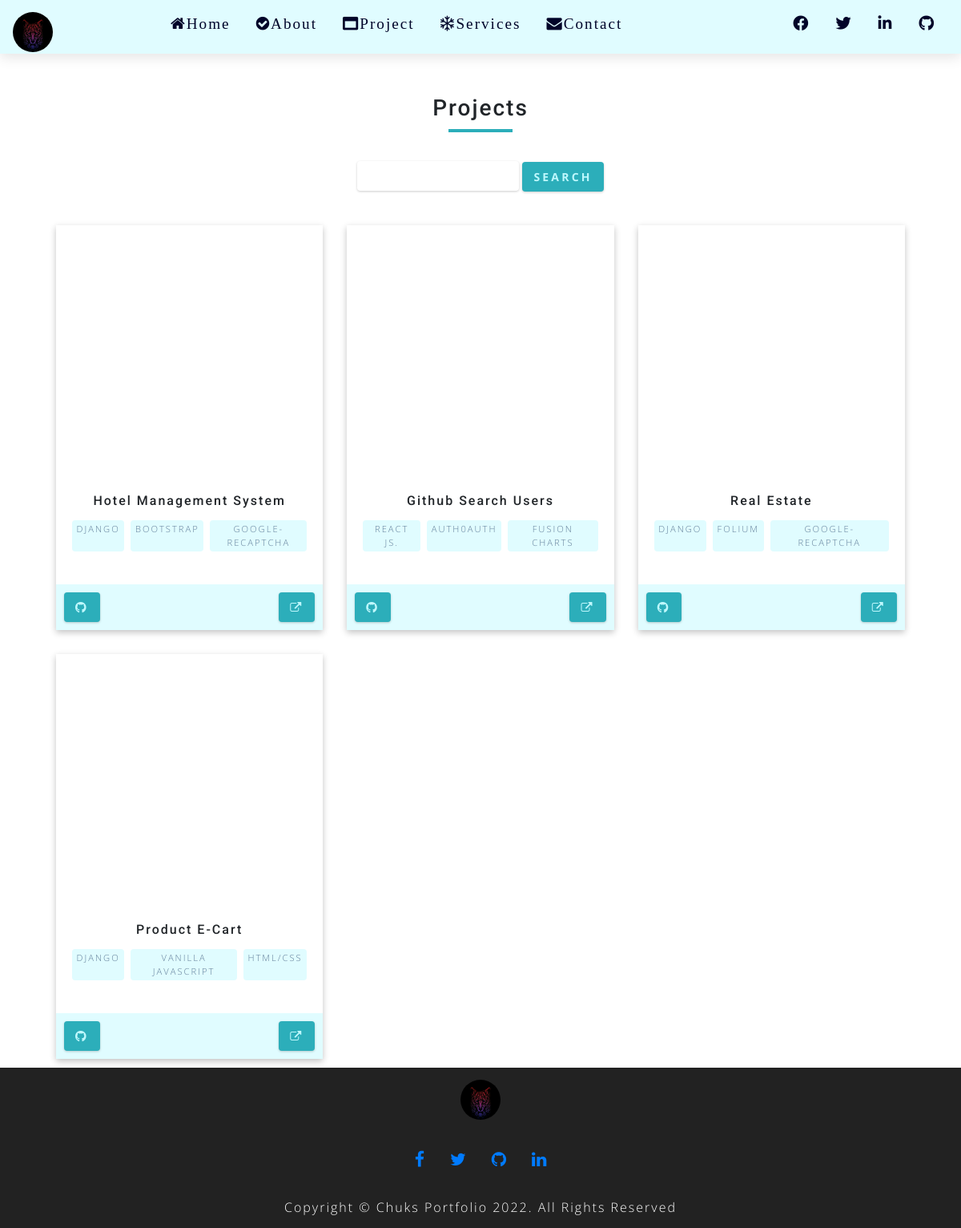
/projects/, run on the app's committed database.
### port/models.py (models this page shows, shortened)
class Project(models.Model):
    image = models.ImageField(upload_to='images/', null=False, blank=False)
    title = models.CharField(max_length=200)
    tool1 = models.CharField(max_length=255)
    tool2 = models.CharField(max_length=255)
    tool3 = models.CharField(max_length=255)
    link1 = models.URLField(max_length=500)
    link2 = models.URLField(max_length=500)
    list_date = models.DateTimeField(auto_now_add=True, blank=True)
    class Meta:
        verbose_name_plural = "Project"

### port/views.py (the view)
# urls.py: path('projects/', views.all_project, name='projects'),
def all_project(request):
    project = Project.objects.order_by('list_date')
    paginator = Paginator(project, 6)
    page = request.GET.get('page')
    page_project = paginator.get_page(page)
    context = {
        'page': page_project
    }
    return render(request, 'main.html', context)

### templates/main.html (shortened to what this page needs)
{% extends 'base.html' %}
{% block content %}
       <div class="home-container" id="projects">
            <h3 style="text-align: center;">Projects</h3>
            <div class="underline"></div>
           <div style="display: grid; place-items: center;">
           <form action="{% url 'search' %}" method="get">
              <div class="form-group">
                <input type="text" name="query" class="butt">
                <button type="submit" class="btn btn-secondary">Search</button>
              </div>
           </form>
        </div>
           <div class="page-baby">
                 {% if page %}
                    {% for instance in page %}
                    <div class="head-container">
                      <div style="background: url('{{ instance.image.url }}');
                           background-size: cover; background-position: center;" class="page-home">
                      </div>
                      <div>
                           <div id="instance">
                               <h4>{{ instance.title }}</h4>
                               <div class="instance">
                                 <p>{{ instance.tool1 }}</p>
                                 <p>{{ instance.tool2 }}</p>
                                 <p>{{ instance.tool3 }}</p>
                               </div>
                           </div>
                           <div style="height: 5%;
                            background: var(--clr-primary-10); display: flex; justify-content: space-between;">
                               <a href="{{ instance.link1 }}" class="btn" style="margin: 10px;"><i class="fab fa-github"></i></a>
                               <a href="{{ instance.link2 }}" class="btn"  style="margin: 10px;"><i class="fa fa-external-link"></i></a>
                           </div>
                      </div>
                    </div>
                    {% endfor %}
                 {% endif %}
           </div>
       </div>
         <div class="row">
            <div class="col-md-12">
            </div>
        </div>
{% endblock %}

### static/main.css (style rules this page uses)
:root { --clr-primary-1: hsl(184, 91%, 17%); --clr-primary-2: hsl(185, 84%, 25%); --clr-primary-3: hsl(185, 81%, 29%); --clr-primary-4: hsl(184, 77%, 34%); --clr-primary-5: #2caeba; --clr-primary-6: hsl(185, 57%, 50%); --clr-primary-7: hsl(184, 65%, 59%); --clr-primary-8: hsl(184, 80%, 74%); --clr-primary-9: hsl(185, 94%, 87%); --clr-primary-10: hsl(186, 100%, 94%); --clr-grey-1: hsl(209, 61%, 16%); --clr-grey-3: hsl(209, 34%, 30%); --clr-grey-4: hsl(209, 28%, 39%); --clr-grey-5: hsl(210, 22%, 49%); --clr-grey-8: hsl(210, 31%, 80%); --clr-grey-9: hsl(212, 33%, 89%); --clr-grey-10: hsl(210, 36%, 96%); --clr-green-dark: hsl(125, 67%, 35%); --clr-red-dark: hsl(360, 67%, 44%); --clr-red-light: hsl(360, 71%, 66%); --clr-white: #fff; --ff-primary: "Roboto", sans-serif; --ff-secondary: "Open Sans", sans-serif; --transition: all 0.3s linear; --spacing: 0.2rem; --radius: 0.25rem; --light-shadow: 0 5px 15px rgba(0, 0, 0, 0.1); --dark-shadow: 0 5px 15px rgba(0, 0, 0, 0.2); --max-width: 1170px; --fixed-width: 700px; }
html { scroll-behavior: smooth; }
body { font-family: "Open Sans", sans-serif;; background: #fff color: hsl(209, 61%, 16%); line-height: 1.5; font-size: 0.875rem; }
a { text-decoration: none; }
h1, h2, h3, h4 { letter-spacing: 0.125rem; text-transform: capitalize; line-height: 1.25; margin-bottom: 0.75rem; font-family: "Roboto", sans-serif; }
h3 { font-size: 1.25rem; }
h4 { font-size: 0.875rem; }
p { margin-bottom: 1.25rem; color: hsl(210, 22%, 49%); }
@media screen and (min-width: 800px) { h3 { font-size: 1.75rem; } }
@media screen and (min-width: 800px) { h4 { font-size: 1rem; } }
@media screen and (min-width: 800px) { body { font-size: 1rem; } }
@media screen and (min-width: 800px) { h1, h2, h3, h4 { line-height: 1; } }
.btn { text-transform: uppercase; background: var(--clr-primary-5); color: var(--clr-primary-9); padding: 0.375rem 0.75rem; letter-spacing: var(--spacing); display: inline-block; font-weight: 700; -webkit-transition: var(--transition); transition: var(--transition); font-size: 0.875rem; border: 2px solid transparent; cursor: pointer; box-shadow: 0 1px 3px rgba(0, 0, 0, 0.2); border-radius: var(--radius); }
.underline { width: 5rem; height: 0.25rem; margin-bottom: 1.25rem; background: var(--clr-primary-5); margin-left: auto; margin-right: auto; }
.home-container { max-width: 1200px; width: 90vw; margin: 0 auto; }
.page-baby { display: grid; grid-template-columns: 1fr 1fr 1fr; grid-gap: 10px; }
.head-container { margin: 10px; box-shadow: rgba(0, 0, 0, 0.24) 0px 3px 8px; transition: all 0.3s linear; }
.page-home { height: 300px; margin-bottom: 4%; }
#instance { height: 80px; margin-top: 2.25rem; padding: 0 1rem; margin-bottom: 2rem; text-align: center; }
.instance { display: flex; }
.instance p { background: var(--clr-primary-10); padding: 0.15rem 0.35rem; border-radius: var(--radius); text-transform: uppercase; font-size: .7rem; font-weight: 350; letter-spacing: 2px; display: block; margin: 0.25rem 0.25rem 0; }
.form-group { padding: 1rem 1.5rem; }
.butt { text-transform: uppercase; background: #fff color: var(--clr-primary-9); padding: 0.375rem 0.75rem; letter-spacing: var(--spacing); display: inline-block; font-weight: 700; -webkit-transition: var(--transition); transition: var(--transition); font-size: 0.875rem; border: 2px solid transparent; cursor: pointer; box-shadow: 0 1px 3px rgba(0, 0, 0, 0.2); border-radius: var(--radius); }

### static/css/style.css (style rules this page uses)
body { font-family: "Quicksand", -apple-system, BlinkMacSystemFont, "Segoe UI", Roboto, "Helvetica Neue", Arial, "Noto Sans", sans-serif, "Apple Color Emoji", "Segoe UI Emoji", "Segoe UI Symbol", "Noto Color Emoji"; background-color: #fff; position: relative; }
body:before { content: ""; position: absolute; top: 0; left: 0; right: 0; bottom: 0; background: rgba(0, 0, 0, 0.5); -webkit-transition: .3s all ease; -o-transition: .3s all ease; transition: .3s all ease; opacity: 0; visibility: hidden; z-index: 1; }
p { color: #b3b3b3; font-weight: 300; }
h1, h2, h3, h4, h5, h6, .h1, .h2, .h3, .h4, .h5, .h6 { font-family: "Quicksand", -apple-system, BlinkMacSystemFont, "Segoe UI", Roboto, "Helvetica Neue", Arial, "Noto Sans", sans-serif, "Apple Color Emoji", "Segoe UI Emoji", "Segoe UI Symbol", "Noto Color Emoji"; }
a { -webkit-transition: .3s all ease; -o-transition: .3s all ease; transition: .3s all ease; }
a, a:hover { text-decoration: none !important; }

### data on the page
Project: title "Hotel Management System", tool1 "DJANGO", tool2 "BOOTSTRAP", tool3 "GOOGLE-RECAPTCHA"
Project: title "Github Search Users", tool1 "REACT JS.", tool2 "AUTH0AUTH", tool3 "FUSION CHARTS"
Project: title "Real Estate", tool1 "DJANGO", tool2 "FOLIUM", tool3 "GOOGLE-RECAPTCHA"
Project: title "Product E-Cart", tool1 "DJANGO", tool2 "VANILLA JAVASCRIPT", tool3 "HTML/CSS"
